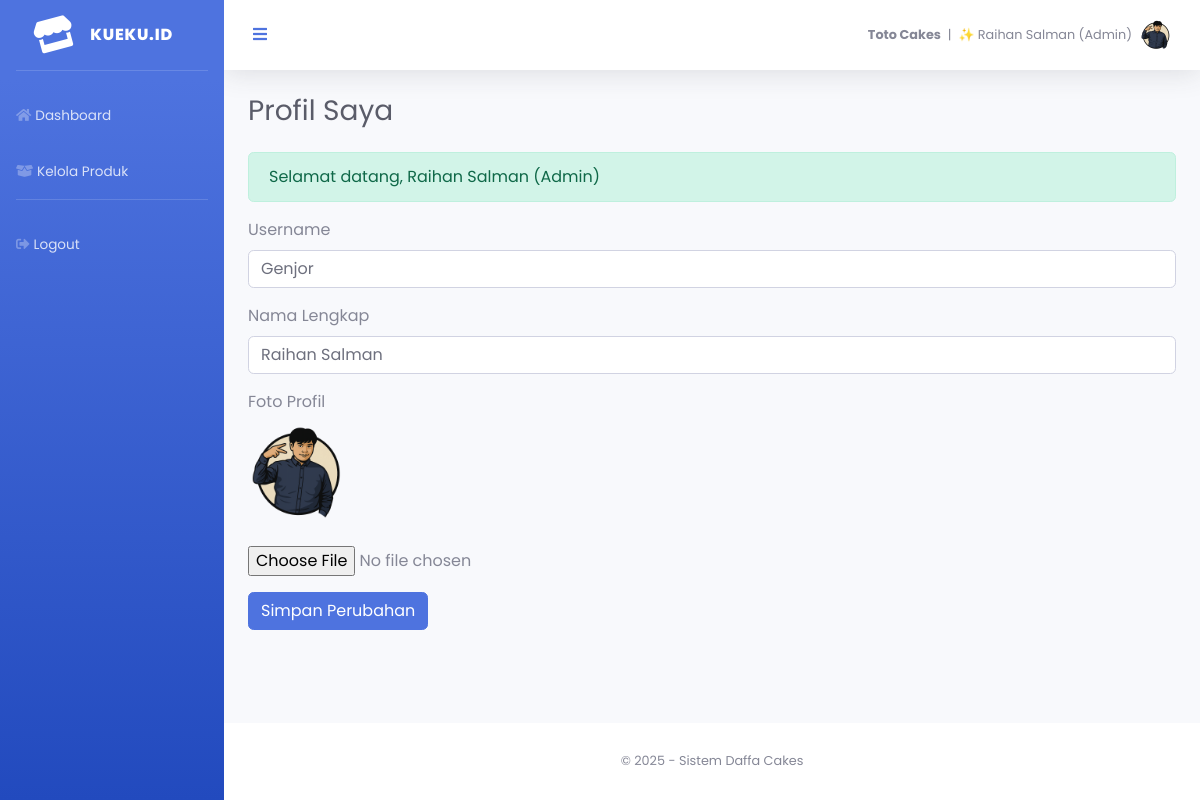
The app's page /views/profile/profil_saya.php (signed in) with its own data.
### tables this page shows
CREATE TABLE `toko` (
  `id` int(11) NOT NULL,
  `nama_toko` varchar(100) NOT NULL
);

CREATE TABLE `user` (
  `user_id` int(11) NOT NULL,
  `username` varchar(50) NOT NULL,
  `password` varchar(255) NOT NULL,
  `role` enum('owner','admin','kasir') NOT NULL,
  `created_at` datetime DEFAULT current_timestamp(),
  `nama_lengkap` varchar(100) DEFAULT NULL,
  `foto` varchar(100) DEFAULT 'default.png'
);

### views/profile/profil_saya.php (the view, shortened to what this page needs)
<?php
require_once '../../config/koneksi.php';
$user_id = $_SESSION['user']['id'];
$query = mysqli_query($conn, "SELECT * FROM user WHERE user_id = '$user_id'");
$data = mysqli_fetch_assoc($query);
include_once '../layouts/header.php';
include_once '../layouts/sidebar.php';
?>
<div class="container-fluid">
    <h1 class="h3 mb-4 text-gray-800">Profil Saya</h1>
    <?php if (isset($_SESSION['success'])): ?>
        <div class="alert alert-success"><?= $_SESSION['success']; unset($_SESSION['success']); ?></div>
    <?php elseif (isset($_SESSION['error'])): ?>
        <div class="alert alert-danger"><?= $_SESSION['error']; unset($_SESSION['error']); ?></div>
    <?php endif; ?>
    <form action="proses_update_profil.php" method="POST" enctype="multipart/form-data">
        <div class="form-group">
            <label>Username</label>
            <input type="text" name="username" class="form-control" value="<?= $data['username'] ?>" required>
        </div>
        <div class="form-group">
            <label>Nama Lengkap</label>
            <input type="text" name="nama_lengkap" class="form-control" value="<?= htmlspecialchars($data['nama_lengkap'] ?? '') ?>" required>
        </div>
        <div class="form-group">
            <label>Foto Profil</label><br>
            <img src="/daffa_cakes/assets/img/user/<?= $data['foto'] ?? 'default.png' ?>" width="100"><br><br>
            <input type="file" name="foto" class="form-control-file">
        </div>
        <button type="submit" class="btn btn-primary">Simpan Perubahan</button>
    </form>
</div>
<?php include_once '../layouts/footer.php'; ?>

### views/layouts/sidebar.php (shortened to what this page needs)
<?php
$user = $_SESSION['user'];
$role = $user['role'];
$result = mysqli_query($conn, "SELECT nama_toko FROM toko WHERE id = 1");
$data_toko = mysqli_fetch_assoc($result);
$nama_toko = $data_toko['nama_toko'] ?? 'Toko Belum Diatur';
?>
<ul class="navbar-nav bg-gradient-primary sidebar sidebar-dark accordion" id="accordionSidebar">
    <a class="sidebar-brand d-flex align-items-center justify-content-center" href="#">
        <div class="sidebar-brand-icon rotate-n-15">
            <i class="fas fa-store"></i>
        </div>
        <div class="sidebar-brand-text mx-3">Kueku.id</div>
    </a>
    <hr class="sidebar-divider">
    <?php if ($role === 'owner'): ?>
        <?php if ($role === 'owner'): ?>
            <li class="nav-item">
                <a class="nav-link" href="/daffa_cakes/views/dashboard/owner/index.php">
                    <i class="fas fa-home"></i><span>Dashboard</span>
                </a>
            </li>
            <li class="nav-item">
                <a class="nav-link" href="/daffa_cakes/views/user/kelola_user.php">
                    <i class="fas fa-users-cog"></i><span>Kelola User</span>
                </a>
            </li>
            <li class="nav-item">
                <a class="nav-link" href="/daffa_cakes/views/toko/kelola_toko.php">
                    <i class="fas fa-cogs"></i><span>Pengaturan Toko</span>
                </a>
            </li>
            <li class="nav-item">
                <a class="nav-link" href="/daffa_cakes/views/laporan/kelola_laporan.php">
                    <i class="fas fa-wrench"></i><span>Kelola Laporan</span>
                </a>
            </li>
<?php endif; ?>
    <?php elseif ($role === 'admin'): ?>
        <li class="nav-item">
            <a class="nav-link" href="/daffa_cakes/views/dashboard/admin/index.php">
                <i class="fas fa-home"></i><span>Dashboard</span>
            </a>
        </li>
        <li class="nav-item">
            <a class="nav-link" href="/daffa_cakes/views/produk/kelola_produk.php">
                <i class="fas fa-box-open"></i><span>Kelola Produk</span>
            </a>
        </li>
    <?php endif; ?>
    <hr class="sidebar-divider d-none d-md-block">
    <li class="nav-item">
        <a class="nav-link" href="/daffa_cakes/logout.php">
            <i class="fas fa-sign-out-alt"></i><span>Logout</span>
        </a>
    </li>
</ul>
<div id="content-wrapper" class="d-flex flex-column">
    <div id="content">
        <nav class="navbar navbar-expand navbar-light bg-white topbar mb-4 static-top shadow">
            <button id="sidebarToggle" class="btn btn-link d-none d-md-inline rounded-circle mr-3">
                <i class="fa fa-bars"></i>
            </button>
            <ul class="navbar-nav ml-auto">
                <li class="nav-item dropdown no-arrow">
                    <a class="nav-link dropdown-toggle" href="#" id="userDropdown" role="button"
                       data-toggle="dropdown" aria-haspopup="true" aria-expanded="false">
                       <span class="mr-2 d-none d-lg-inline text-gray-600 small">
                            <strong><?= htmlspecialchars($nama_toko) ?></strong> &nbsp;|&nbsp;
                            ✨ <?= htmlspecialchars($user['nama_lengkap']) ?> (<?= ucfirst($user['role']) ?>)
                        </span>
                        <img class="img-profile rounded-circle"
                             src="/daffa_cakes/assets/img/user/<?= $user['foto'] ?? 'default.png'; ?>" width="30" height="30">
                    </a>
                </li>
            </ul>
        </nav>

### views/layouts/header.php (style rules this page uses)
body, .navbar, .sidebar, .card, .form-control, .btn, h1, h2, h3, h4, h5, h6 { font-family: 'Poppins', sans-serif !important; }

### records on screen
toko: nama_toko "Toto Cakes"
user: nama_lengkap "Raihan Salman", role "Admin", foto (picture), username "Genjor"

### other values on screen
$_SESSION['success'] "Selamat datang, Raihan Salman (Admin)"
